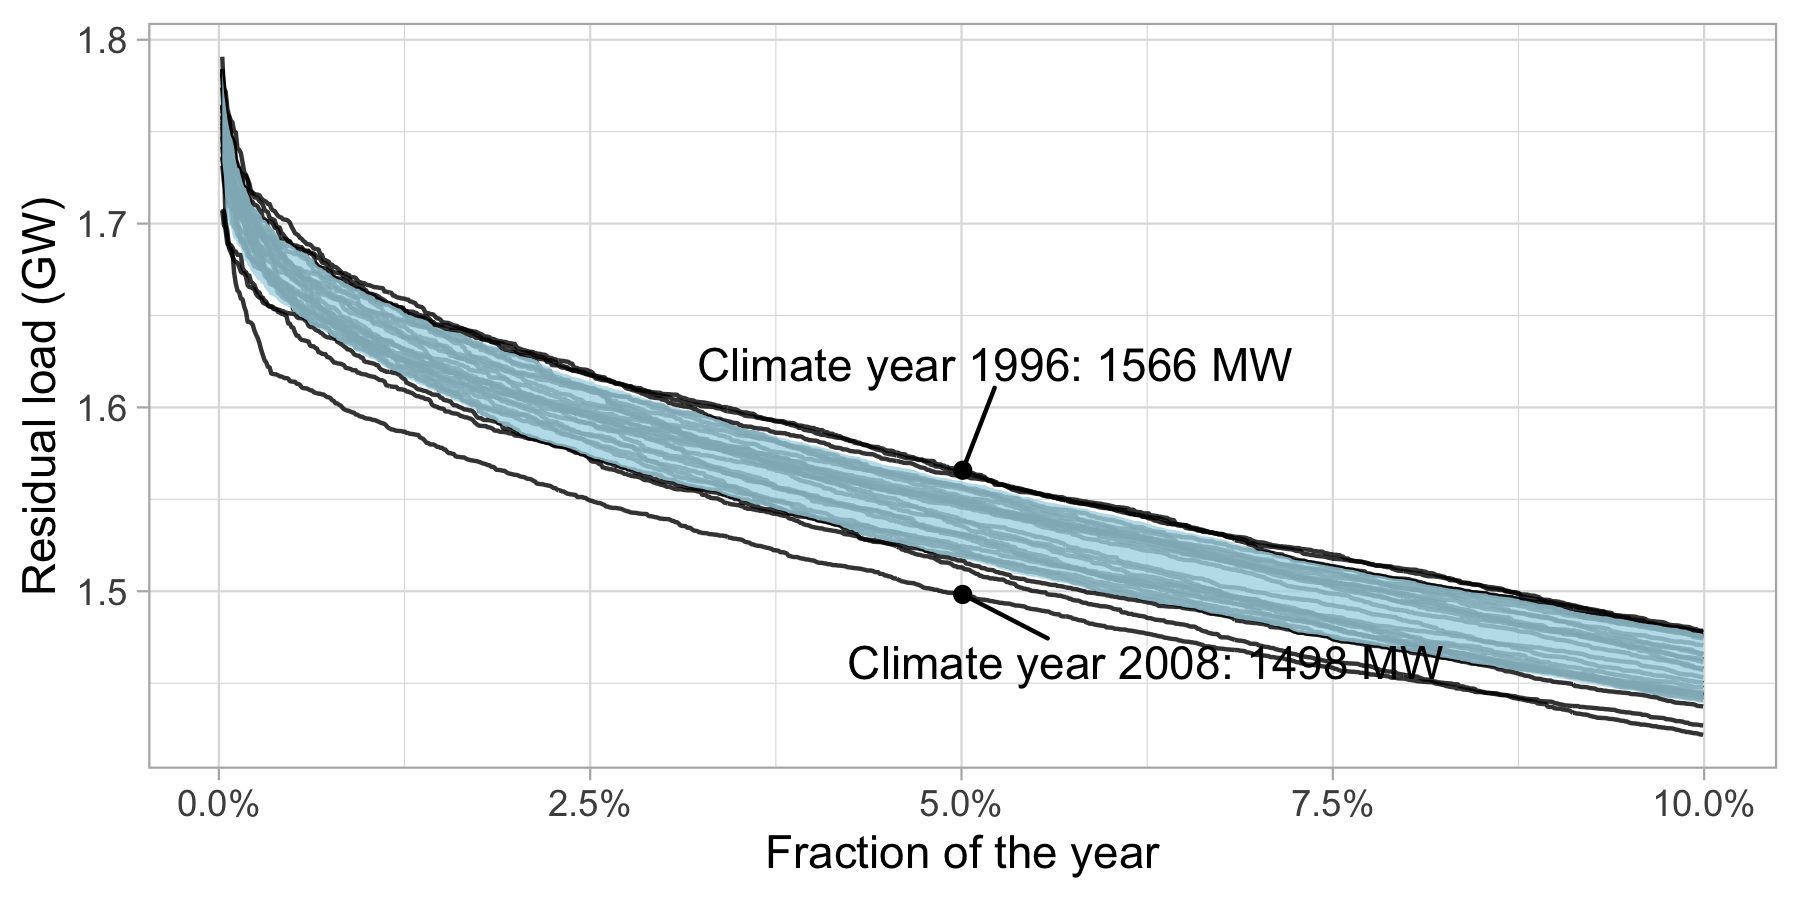

Reproduce this figure in R.
# This code has been used to generate the figures in the following report:
# De Felice, M., Busch, S., Kanellopoulos, K., Kavvadias, K. and Hidalgo Gonzalez, I.,
# Power system flexibility in a variable climate,
# ISBN 978-92-76-18183-5 (online), doi:10.2760/75312 (online)
# This code is released under Creative Commons Attribution 4.0 International (CC BY 4.0) licence
# (https://creativecommons.org/licenses/by/4.0/).

library(tidyverse)

toplot <- read_csv("data_figure31.csv")

g <- ggplot(toplot %>%
  filter(r < 0.1), aes(x = r, y = res_load / 1e3)) +
  geom_line(aes(group = id), alpha = 0.8) +
  geom_ribbon(aes(ymin = qlow / 1e3, ymax = qhigh / 1e3), fill = "lightblue", alpha = 0.8) +
  scale_x_continuous(labels = scales::percent) +
  xlab("Fraction of the year") +
  ylab("Residual load (GW)") +
  theme_light() +
  geom_point(data = toplot %>%
    filter(id_rank == 8346, id %in% c(1996, 2008))) +
  ggrepel::geom_text_repel(
    data = toplot %>%
      filter(id_rank == 8346, id %in% c(1996, 2008)),
    aes(label = sprintf("Climate year %d: %0.0f MW", id, res_load)),
    box.padding = 1.5
  )

ggsave("figure31.png", width = 6, height = 3)
